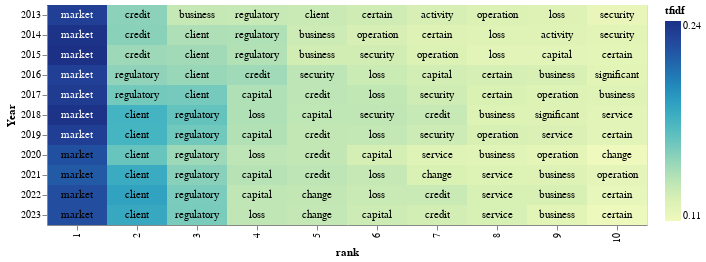

The notebook cell this image was saved under:
### Markdown cell above
**Type2**

### Code cell
filtered_df = tfidf_df[tfidf_df['Company'].isin(['JPM', 'GS', 'SCHW','Citi','BofA','MS'])]

average_tfidf = filtered_df.groupby(['Year', 'term'])['tfidf'].mean()

average_tfidf_df = average_tfidf.reset_index()

top_tfidf = average_tfidf_df.sort_values(by=['Year','tfidf'], ascending=[True,False]).groupby(['Year']).head(10)

top_tfidf_plusRand = top_tfidf.copy()
top_tfidf_plusRand['tfidf'] = top_tfidf_plusRand['tfidf'] + np.random.rand(top_tfidf.shape[0])*0.0001


base = alt.Chart(top_tfidf_plusRand).encode(
    x = 'rank:O',
    y = 'Year:N'
).transform_window(
    rank = "rank()",
    sort = [alt.SortField("tfidf", order="descending")],
    groupby = ["Year"],
)


heatmap = base.mark_rect().encode(
    color = 'tfidf:Q'
)



text = base.mark_text(baseline='middle').encode(
    text = 'term:N',
    color = alt.condition(alt.datum.tfidf >= 0.23, alt.value('white'), alt.value('black'))
)


(heatmap + text).properties(width = 600)

### Figure 1 — Vega-Lite specification as saved in the notebook (floating-point values rounded to 4 significant figures)
{"config": {"view": {"continuousWidth": 400, "continuousHeight": 300}}, "layer": [{"mark": "rect", "encoding": {"color": {"field": "tfidf", "type": "quantitative"}, "x": {"field": "rank", "type": "ordinal"}, "y": {"field": "Year", "type": "nominal"}}, "transform": [{"window": [{"op": "rank", "field": "", "as": "rank"}], "groupby": ["Year"], "sort": [{"field": "tfidf", "order": "descending"}]}]}, {"mark": {"type": "text", "baseline": "middle"}, "encoding": {"color": {"condition": {"value": "white", "test": "(datum.tfidf >= 0.23)"}, "value": "black"}, "text": {"field": "term", "type": "nominal"}, "x": {"field": "rank", "type": "ordinal"}, "y": {"field": "Year", "type": "nominal"}}, "transform": [{"window": [{"op": "rank", "field": "", "as": "rank"}], "groupby": ["Year"], "sort": [{"field": "tfidf", "order": "descending"}]}]}], "data": {"name": "data-4881b8009c3ed1dca480ab49cd1be8d2"}, "width": 600, "$schema": "https://vega.github.io/schema/vega-lite/v4.17.0.json", "datasets": {"data-4881b8009c3ed1dca480ab49cd1be8d2": [{"Year": "2013", "term": "market", "tfidf": 0.2345}, {"Year": "2013", "term": "credit", "tfidf": 0.1509}, {"Year": "2013", "term": "business", "tfidf": 0.131}, {"Year": "2013", "term": "regulatory", "tfidf": 0.1302}, {"Year": "2013", "term": "client", "tfidf": 0.1289}, {"Year": "2013", "term": "certain", "tfidf": 0.1266}, {"Year": "2013", "term": "activity", "tfidf": 0.123}, {"Year": "2013", "term": "operation", "tfidf": 0.1204}, {"Year": "2013", "term": "loss", "tfidf": 0.1185}, {"Year": "2013", "term": "security", "tfidf": 0.1117}, {"Year": "2014", "term": "market", "tfidf": 0.2428}, {"Year": "2014", "term": "credit", "tfidf": 0.1517}, {"Year": "2014", "term": "client", "tfidf": 0.1395}, {"Year": "2014", "term": "regulatory", "tfidf": 0.139}, {"Year": "2014", "term": "business", "tfidf": 0.1275}, {"Year": "2014", "term": "operation", "tfidf": 0.1231}, {"Year": "2014", "term": "certain", "tfidf": 0.1192}, {"Year": "2014", "term": "loss", "tfidf": 0.1184}, {"Year": "2014", "term": "activity", "tfidf": 0.1182}, {"Year": "2014", "term": "security", "tfidf": 0.1159}, {"Year": "2015", "term": "market", "tfidf": 0.2441}, {"Year": "2015", "term": "credit", "tfidf": 0.1456}, {"Year": "2015", "term": "client", "tfidf": 0.1439}, {"Year": "2015", "term": "regulatory", "tfidf": 0.1384}, {"Year": "2015", "term": "business", "tfidf": 0.1258}, {"Year": "2015", "term": "security", "tfidf": 0.1252}, {"Year": "2015", "term": "operation", "tfidf": 0.1205}, {"Year": "2015", "term": "capital", "tfidf": 0.1162}, {"Year": "2015", "term": "loss", "tfidf": 0.1162}, {"Year": "2015", "term": "certain", "tfidf": 0.1151}, {"Year": "2016", "term": "market", "tfidf": 0.2347}, {"Year": "2016", "term": "regulatory", "tfidf": 0.1498}, {"Year": "2016", "term": "client", "tfidf": 0.1467}, {"Year": "2016", "term": "credit", "tfidf": 0.1442}, {"Year": "2016", "term": "security", "tfidf": 0.1343}, {"Year": "2016", "term": "loss", "tfidf": 0.1285}, {"Year": "2016", "term": "capital", "tfidf": 0.1246}, {"Year": "2016", "term": "certain", "tfidf": 0.1235}, {"Year": "2016", "term": "business", "tfidf": 0.1226}, {"Year": "2016", "term": "significant", "tfidf": 0.1159}, {"Year": "2017", "term": "market", "tfidf": 0.2371}, {"Year": "2017", "term": "regulatory", "tfidf": 0.1586}, {"Year": "2017", "term": "client", "tfidf": 0.1582}, {"Year": "2017", "term": "capital", "tfidf": 0.139}, {"Year": "2017", "term": "credit", "tfidf": 0.1347}, {"Year": "2017", "term": "loss", "tfidf": 0.1327}, {"Year": "2017", "term": "security", "tfidf": 0.1267}, {"Year": "2017", "term": "certain", "tfidf": 0.1216}, {"Year": "2017", "term": "operation", "tfidf": 0.1199}, {"Year": "2017", "term": "business", "tfidf": 0.118}, {"Year": "2018", "term": "market", "tfidf": 0.2426}, {"Year": "2018", "term": "client", "tfidf": 0.1764}, {"Year": "2018", "term": "regulatory", "tfidf": 0.1637}, {"Year": "2018", "term": "loss", "tfidf": 0.1394}, {"Year": "2018", "term": "capital", "tfidf": 0.1338}, {"Year": "2018", "term": "security", "tfidf": 0.1335}, {"Year": "2018", "term": "credit", "tfidf": 0.1305}, {"Year": "2018", "term": "business", "tfidf": 0.1199}, {"Year": "2018", "term": "significant", "tfidf": 0.1189}, {"Year": "2018", "term": "service", "tfidf": 0.1162}, {"Year": "2019", "term": "market", "tfidf": 0.2358}, {"Year": "2019", "term": "client", "tfidf": 0.1752}, {"Year": "2019", "term": "regulatory", "tfidf": 0.1595}, {"Year": "2019", "term": "capital", "tfidf": 0.1382}, {"Year": "2019", "term": "credit", "tfidf": 0.1324}, {"Year": "2019", "term": "loss", "tfidf": 0.1321}, {"Year": "2019", "term": "security", "tfidf": 0.1276}, {"Year": "2019", "term": "operation", "tfidf": 0.1221}, {"Year": "2019", "term": "service", "tfidf": 0.1217}, {"Year": "2019", "term": "certain", "tfidf": 0.1165}, {"Year": "2020", "term": "market", "tfidf": 0.2262}, {"Year": "2020", "term": "client", "tfidf": 0.1623}, {"Year": "2020", "term": "regulatory", "tfidf": 0.1453}, {"Year": "2020", "term": "loss", "tfidf": 0.1347}, {"Year": "2020", "term": "credit", "tfidf": 0.1327}, {"Year": "2020", "term": "capital", "tfidf": 0.1242}, {"Year": "2020", "term": "service", "tfidf": 0.1175}, {"Year": "2020", "term": "business", "tfidf": 0.1168}, {"Year": "2020", "term": "operation", "tfidf": 0.1143}, {"Year": "2020", "term": "change", "tfidf": 0.1074}, {"Year": "2021", "term": "market", "tfidf": 0.221}, {"Year": "2021", "term": "client", "tfidf": 0.1816}, {"Year": "2021", "term": "regulatory", "tfidf": 0.1524}, {"Year": "2021", "term": "capital", "tfidf": 0.137}, {"Year": "2021", "term": "credit", "tfidf": 0.1347}, {"Year": "2021", "term": "loss", "tfidf": 0.1308}, {"Year": "2021", "term": "change", "tfidf": 0.1214}, {"Year": "2021", "term": "service", "tfidf": 0.12}, {"Year": "2021", "term": "business", "tfidf": 0.1192}, {"Year": "2021", "term": "operation", "tfidf": 0.1141}, {"Year": "2022", "term": "market", "tfidf": 0.2272}, {"Year": "2022", "term": "client", "tfidf": 0.1865}, {"Year": "2022", "term": "regulatory", "tfidf": 0.1563}, {"Year": "2022", "term": "capital", "tfidf": 0.1335}, {"Year": "2022", "term": "change", "tfidf": 0.1326}, {"Year": "2022", "term": "loss", "tfidf": 0.1293}, {"Year": "2022", "term": "credit", "tfidf": 0.129}, {"Year": "2022", "term": "service", "tfidf": 0.1227}, {"Year": "2022", "term": "business", "tfidf": 0.1225}, {"Year": "2022", "term": "certain", "tfidf": 0.1126}, {"Year": "2023", "term": "market", "tfidf": 0.2276}, {"Year": "2023", "term": "client", "tfidf": 0.183}, {"Year": "2023", "term": "regulatory", "tfidf": 0.1571}, {"Year": "2023", "term": "loss", "tfidf": 0.1334}, {"Year": "2023", "term": "change", "tfidf": 0.1321}, {"Year": "2023", "term": "capital", "tfidf": 0.128}, {"Year": "2023", "term": "credit", "tfidf": 0.1248}, {"Year": "2023", "term": "service", "tfidf": 0.1228}, {"Year": "2023", "term": "business", "tfidf": 0.1158}, {"Year": "2023", "term": "certain", "tfidf": 0.1091}]}}
